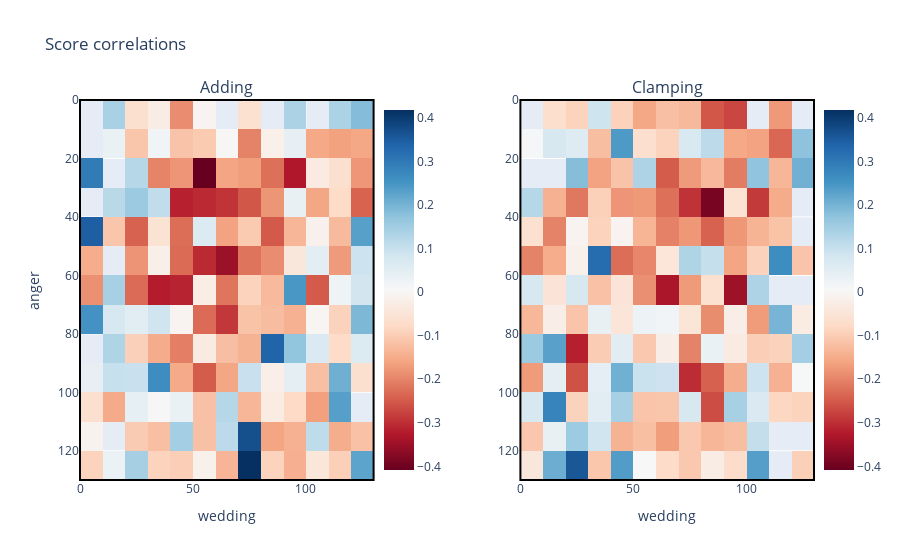

The notebook cell saved with this chart:
### Code cell
fig = make_subplots(rows=1, cols=2, subplot_titles=("Adding", "Clamping"), horizontal_spacing=0.2)
fig.add_trace(go.Heatmap(z=correlations[:13, :13], x=scales, y=scales, colorscale="RdBu", zmid=0, colorbar=dict(title="", x=0.40), zmin=min_correlation, zmax=max_correlation), row=1, col=1)
fig.add_trace(go.Heatmap(z=c_correlations, x=scales, y=scales, colorscale="RdBu", zmid=0, colorbar=dict(title="", x=1.0), zmin=min_correlation, zmax=max_correlation), row=1, col=2)

fig.update_xaxes(title_text=feature_descriptions[1], row=1, col=1)
fig.update_yaxes(title_text=feature_descriptions[0], row=1, col=1, autorange='reversed')
fig.update_xaxes(title_text=feature_descriptions[1], row=1, col=2)
# fig.update_yaxes(title_text=feature_descriptions[0], row=1, col=2, autorange='reversed')
fig.update_yaxes(title_text="", row=1, col=2, autorange='reversed')

# Add borders around the heatmaps
fig.add_shape(type="rect",
              x0=0, x1=0.4, y0=0, y1=1,
              line=dict(color="Black", width=2),
              xref="paper", yref="paper")
fig.add_shape(type="rect",
              x0=0.6, x1=1, y0=0, y1=1,
              line=dict(color="Black", width=2),
              xref="paper", yref="paper")

fig.update_layout(title_text="Score correlations")
fig.show()

### Figure 1 — Plotly figure (JSON) as saved in the notebook; plotly's stock layout.template omitted (floating-point values rounded to 4 significant figures; data arrays with more than 128 entries replaced by an {"elided": "..."} marker saying what was removed)
{"data": [{"colorbar": {"title": {"text": ""}, "x": 0.4}, "colorscale": [[0, "rgb(103,0,31)"], [0.1, "rgb(178,24,43)"], [0.2, "rgb(214,96,77)"], [0.3, "rgb(244,165,130)"], [0.4, "rgb(253,219,199)"], [0.5, "rgb(247,247,247)"], [0.6, "rgb(209,229,240)"], [0.7, "rgb(146,197,222)"], [0.8, "rgb(67,147,195)"], [0.9, "rgb(33,102,172)"], [1, "rgb(5,48,97)"]], "type": "heatmap", "x": [0, 10, 20, 30, 40, 50, 60, 70, 80, 90, 100, 110, 120, 130, 140], "xaxis": "x", "y": [0, 10, 20, 30, 40, 50, 60, 70, 80, 90, 100, 110, 120, 130, 140], "yaxis": "y", "z": {"elided": "13x13 float values"}, "zmax": 0.418, "zmid": 0, "zmin": -0.4082}, {"colorbar": {"title": {"text": ""}, "x": 1}, "colorscale": [[0, "rgb(103,0,31)"], [0.1, "rgb(178,24,43)"], [0.2, "rgb(214,96,77)"], [0.3, "rgb(244,165,130)"], [0.4, "rgb(253,219,199)"], [0.5, "rgb(247,247,247)"], [0.6, "rgb(209,229,240)"], [0.7, "rgb(146,197,222)"], [0.8, "rgb(67,147,195)"], [0.9, "rgb(33,102,172)"], [1, "rgb(5,48,97)"]], "type": "heatmap", "x": [0, 10, 20, 30, 40, 50, 60, 70, 80, 90, 100, 110, 120, 130, 140], "xaxis": "x2", "y": [0, 10, 20, 30, 40, 50, 60, 70, 80, 90, 100, 110, 120, 130, 140], "yaxis": "y2", "z": {"elided": "13x13 float values"}, "zmax": 0.418, "zmid": 0, "zmin": -0.4082}], "layout": {"annotations": [{"font": {"size": 16}, "showarrow": false, "text": "Adding", "x": 0.2, "xanchor": "center", "xref": "paper", "y": 1, "yanchor": "bottom", "yref": "paper"}, {"font": {"size": 16}, "showarrow": false, "text": "Clamping", "x": 0.8, "xanchor": "center", "xref": "paper", "y": 1, "yanchor": "bottom", "yref": "paper"}], "shapes": [{"line": {"color": "Black", "width": 2}, "type": "rect", "x0": 0, "x1": 0.4, "xref": "paper", "y0": 0, "y1": 1, "yref": "paper"}, {"line": {"color": "Black", "width": 2}, "type": "rect", "x0": 0.6, "x1": 1, "xref": "paper", "y0": 0, "y1": 1, "yref": "paper"}], "title": {"text": "Score correlations"}, "xaxis": {"anchor": "y", "domain": [0, 0.4], "title": {"text": "wedding"}}, "xaxis2": {"anchor": "y2", "domain": [0.6, 1], "title": {"text": "wedding"}}, "yaxis": {"anchor": "x", "autorange": "reversed", "domain": [0, 1], "title": {"text": "anger"}}, "yaxis2": {"anchor": "x2", "autorange": "reversed", "domain": [0, 1], "title": {"text": ""}}}}
